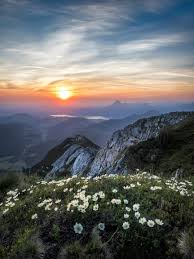
%> input picture DIP/DIP_Lab_406/Lab/MatLab/Lab-05/nature.jpeg, 194 x 259 px
$ octave Robert.m   (GNU Octave 9; MATLAB toolbox functions it lacks are replaced by stand-ins)
%> lines starting %> are read from the running program, lines starting %| are printed output that depends on the picture
I = imread('nature.jpeg');
%> I is the input picture: size 259x194x3 uint8; mean R, G, B 101.1, 103.3, 104.3
I_gray = rgb2gray(I);
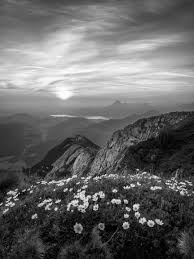
%> I_gray: size 259x194 uint8; min 0, max 254, mean 102.8
Gx = [1 0; 0 -1];
Gy = [0 1; -1 0];
Ix = imfilter(double(I_gray), Gx);
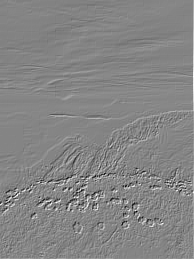
%> Ix: size 259x194 double; min -209, max 192, mean 0.8; drawn with min black and max white
Iy = imfilter(double(I_gray), Gy);
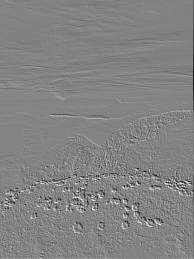
%> Iy: size 259x194 double; min -208, max 195, mean -0.1; drawn with min black and max white
RobertsEdge = sqrt(Ix.^2 + Iy.^2);
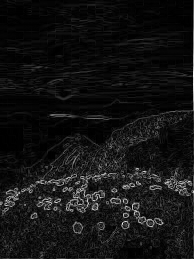
%> RobertsEdge: size 259x194 double; min 0, max 259.1, mean 19.9; drawn with min black and max white
figure;
subplot(1, 2, 1), imshow(I), title('Original Image');
subplot(1, 2, 2), imshow(uint8(RobertsEdge)), title('Edge Detection using Roberts Operator');
